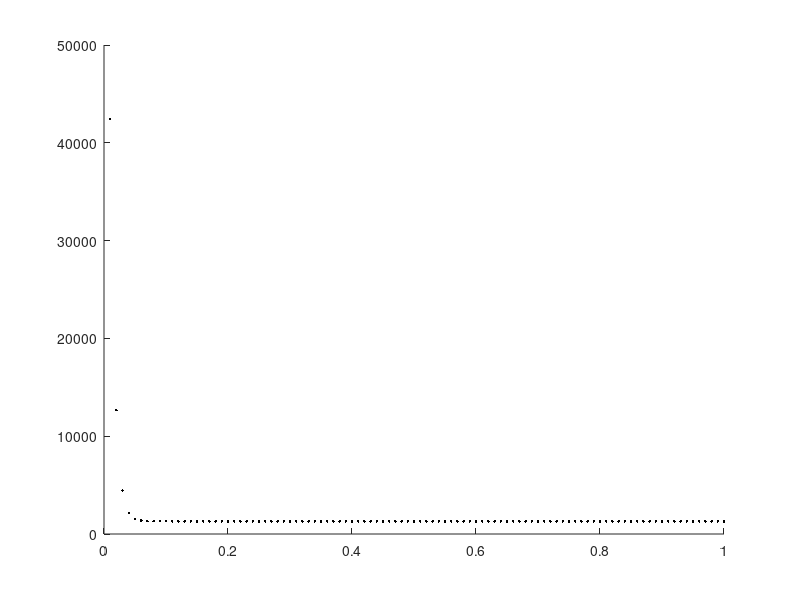

Write the MATLAB code that produced this figure.
% dataset=[
%   1  2.1 4;
%   1  1.6 3.3;
%   1  2.4 3.6;
%   1  1.4 2.3;
%   1  3 5.4
% ];
dataset=[
  1  2100 400;
  1  1600 330;
  1  2400 369;
  1  1410 232;
  1  3000 540
];
hold on
axis=([0 5000 0 600]);
x=dataset(:,1:2);
y=dataset(:,3);
theta=[0;0];
theta_temp=[0;0];
alpha=0.0000001;
for i=1:100
    for j=1:2
        sum=0;
        for k=1:5
            sum=sum+(x(k,:)*theta-y(k))*x(k,j);
        end
        theta_temp(j,:)=theta(j,:)-sum*alpha/5;
        theta=theta_temp;
    end
    plot(i/100,(x*theta-y)'*(x*theta-y)/5,'k.')
end

disp((x*theta-y)'*(x*theta-y)/5)



